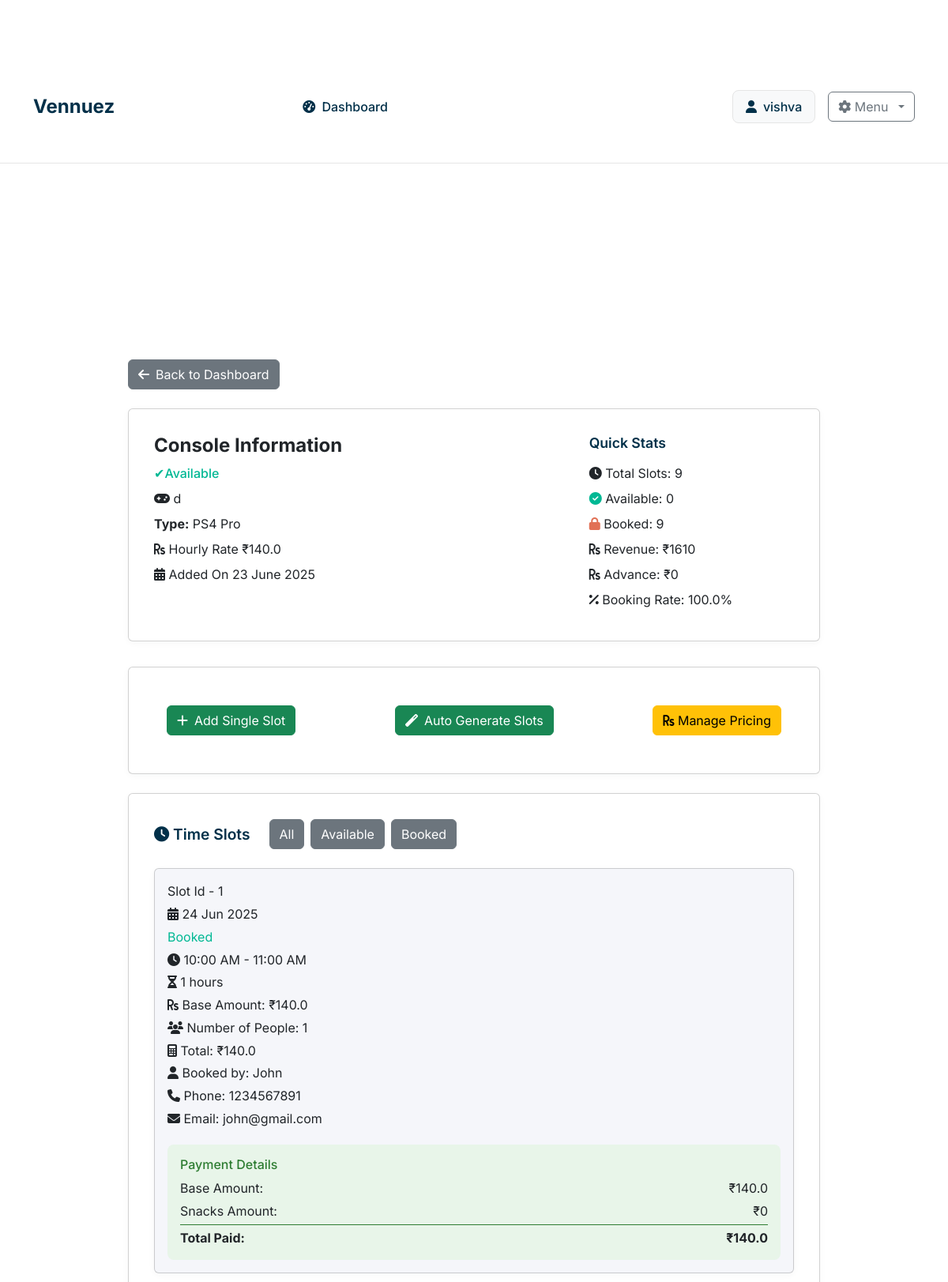
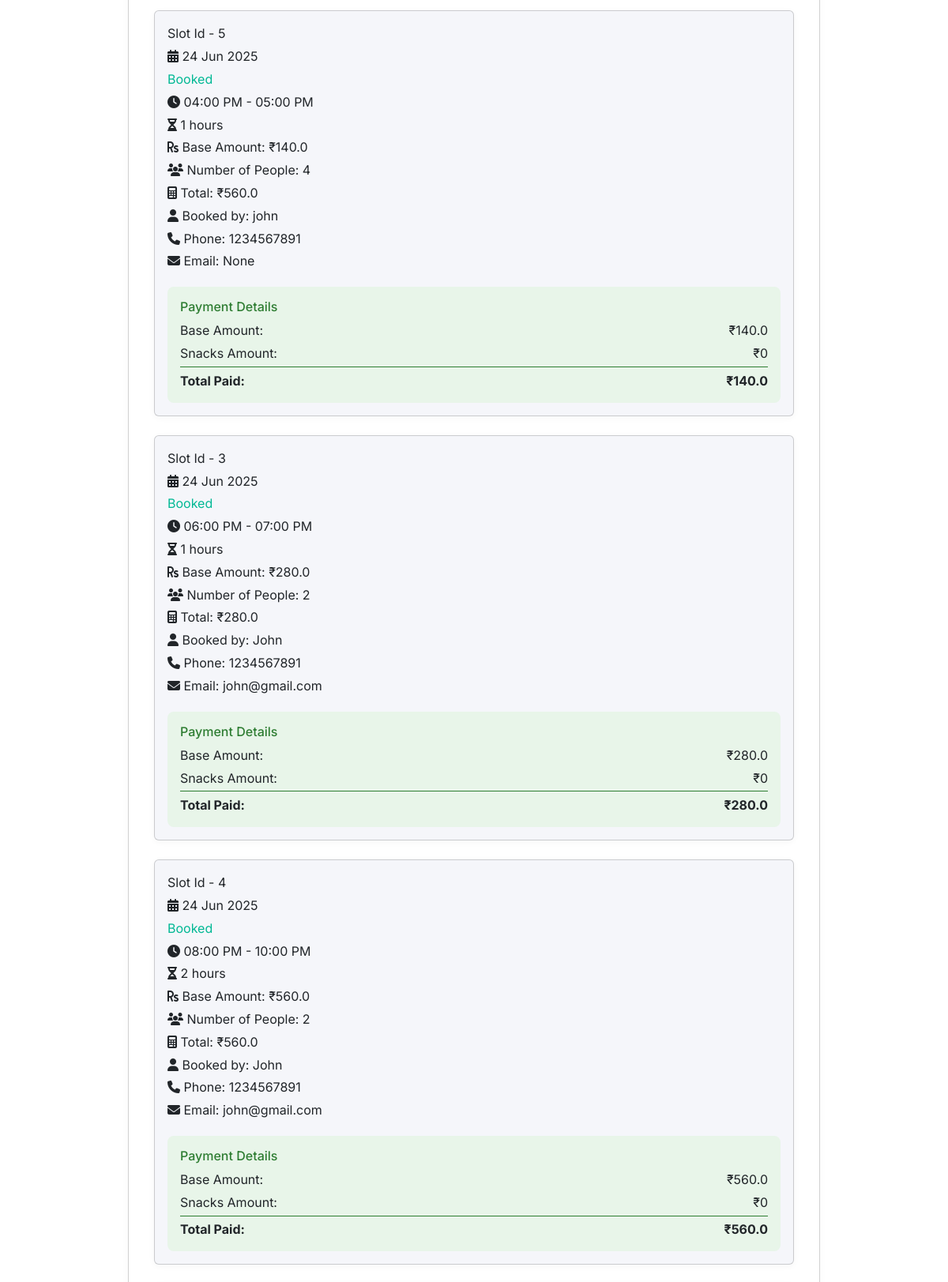
The app's page /console/1 (signed in, upper part) with its own data (2 pictures, top to bottom).
### models.py (models this page shows, shortened)
class Owner(UserMixin, db.Model):
    __tablename__ = 'owners'
    id = db.Column(db.Integer, primary_key=True)
    username = db.Column(db.String(80), unique=True, nullable=False)
    email = db.Column(db.String(120), unique=True, nullable=False)
    password_hash = db.Column(db.String(256), nullable=False)
    phone = db.Column(db.String(20), nullable=False)
    gaming_center_name = db.Column(db.String(200), nullable=False)
    address = db.Column(db.String(255), nullable=True)
    active = db.Column(db.Boolean, default=True)
    created_at = db.Column(db.DateTime, default=datetime.utcnow)
    latitude = db.Column(db.Float, nullable=True)
    longitude = db.Column(db.Float, nullable=True)
    google_maps_link = db.Column(db.String(500), nullable=True)
    amenities = db.Column(db.Text, nullable=True)  # Stored as JSON string
    venue_image1 = db.Column(db.String(500), nullable=True)
    venue_image2 = db.Column(db.String(500), nullable=True)
    venue_image3 = db.Column(db.String(500), nullable=True)
    venue_image4 = db.Column(db.String(500), nullable=True)
    images_uploaded = db.Column(db.Boolean, default=False)
    consoles = db.relationship('Console', backref='owner', lazy=True, cascade='all, delete-orphan')
    subscriptions = db.relationship("Subscription", back_populates="owner", cascade="all, delete")

class Console(db.Model):
    __tablename__ = 'consoles'
    id = db.Column(db.Integer, primary_key=True)
    name = db.Column(db.String(100), nullable=False)
    console_type = db.Column(db.String(50), nullable=False)
    hourly_rate = db.Column(db.Float, nullable=False)  # Rate per person per hour
    is_available = db.Column(db.Boolean, default=True)
    created_at = db.Column(db.DateTime, default=datetime.utcnow)
    owner_id = db.Column(db.Integer, db.ForeignKey('owners.id'), nullable=False)
    slots = db.relationship('TimeSlot', backref='console', lazy=True, cascade='all, delete-orphan')

class TimeSlot(db.Model):
    __tablename__ = 'time_slots'
    id = db.Column(db.Integer, primary_key=True)
    start_time = db.Column(db.DateTime, nullable=False)
    end_time = db.Column(db.DateTime, nullable=False)
    total_amount = db.Column(db.Float, nullable=False)
    advance_paid = db.Column(db.Float, default=0.0)  # Fixed advance amount
    is_booked = db.Column(db.Boolean, default=False)
    snacks_amount = db.Column(db.Float, default=0.0)
    final_amount = db.Column(db.Float, default=0.0)
    completed = db.Column(db.Boolean, default=False)
    number_of_people = db.Column(db.Integer, default=1)  # New field for number of people
    duration_hours = db.Column(db.Float, default=1.0)
    booking_id = db.Column(db.String(20), unique=True, nullable=True)
    customer_name = db.Column(db.String(100), nullable=True)
    customer_phone = db.Column(db.String(20), nullable=True)
    customer_email = db.Column(db.String(120), nullable=True)
    customer_age = db.Column(db.Integer, nullable=True)
    special_requests = db.Column(db.Text, nullable=True)
    contact_sms = db.Column(db.Boolean, default=True)
    contact_whatsapp = db.Column(db.Boolean, default=True)
    contact_email = db.Column(db.Boolean, default=False)
    payment_status = db.Column(db.String(20), default='pending')  # pending, paid, failed
    payment_id = db.Column(db.String(100), nullable=True)
    booking_time = db.Column(db.DateTime, nullable=True)
    created_at = db.Column(db.DateTime, default=datetime.utcnow)
    console_id = db.Column(db.Integer, db.ForeignKey('consoles.id'), nullable=False)
    user_id = db.Column(db.Integer, db.ForeignKey('users.id'), nullable=True)  # Optional for unregistered bookings

### routes.py (the view)
@app.route('/console/<int:console_id>')
@venue_details_required
def console_details(console_id):
    console = Console.query.get_or_404(console_id)
    if console.owner_id != current_user.id:
        flash('Access denied', 'error')
        return redirect(url_for('dashboard'))
    slots = TimeSlot.query.filter_by(console_id=console_id).order_by(TimeSlot.start_time).all()
    return render_template('console_details.html', console=console, slots=slots, now=datetime.now())

### templates/console_details.html (shortened to what this page needs)
{% extends "base.html" %}
{% block content %}
<section class="console-details" style="padding: 2rem 0;">
    <div class="container" style="max-width: 900px;">
        <a href="{{ url_for('dashboard') }}" class="btn btn-secondary mb-4"><i class="fas fa-arrow-left me-2"></i>Back to Dashboard</a>
        <div class="card" style="margin-bottom: 2rem;">
            <div style="display: flex; flex-wrap: wrap; justify-content: space-between; align-items: flex-start; gap: 2rem;">
                <div style="flex: 2; min-width: 260px;">
                    <h2 style="font-size: 1.5rem; font-weight: 700; margin-bottom: 0.5rem;">Console Information</h2>
                    <div style="margin-bottom: 0.5rem; color: var(--success); font-weight: 500;">
                        {% if console.is_available %}✔Available{% else %}Unavailable{% endif %}
                    </div>
                    <div style="margin-bottom: 0.5rem;"><i class="fas fa-gamepad"></i> {{ console.name }}</div>
                    <div style="margin-bottom: 0.5rem;"><strong>Type:</strong> {{ console.console_type }}</div>
                    <div style="margin-bottom: 0.5rem;"><i class="fas fa-rupee-sign"></i> Hourly Rate ₹{{ console.hourly_rate }}</div>
                    <div style="margin-bottom: 0.5rem;"><i class="fas fa-calendar-alt"></i> Added On {{ console.created_at.strftime('%d %B %Y') }}</div>
                </div>
                <div style="flex: 1; min-width: 220px;">
                    <h3 style="font-size: 1.1rem; font-weight: 600; margin-bottom: 1rem; color: var(--primary);">Quick Stats</h3>
                    <div style="margin-bottom: 0.5rem;"><i class="fas fa-clock"></i> Total Slots: {{ slots|length }}</div>
                    <div style="margin-bottom: 0.5rem;"><i class="fas fa-check-circle" style="color: var(--success);"></i> Available: {{ slots|rejectattr('is_booked')|list|length }}</div>
                    <div style="margin-bottom: 0.5rem;"><i class="fas fa-lock" style="color: var(--danger);"></i> Booked: {{ slots|selectattr('is_booked')|list|length }}</div>
                    <div style="margin-bottom: 0.5rem;"><i class="fas fa-rupee-sign"></i> Revenue: ₹{{ "%.0f"|format(slots|selectattr('is_booked')|sum(attribute='total_amount') or 0) }}</div>
                    <div style="margin-bottom: 0.5rem;"><i class="fas fa-rupee-sign"></i> Advance: ₹{{ "%.0f"|format(slots|selectattr('is_booked')|sum(attribute='advance_paid') or 0) }}</div>
                    <div style="margin-bottom: 0.5rem;"><i class="fas fa-percent"></i> Booking Rate: {{ "%.1f"|format((slots|selectattr('is_booked')|list|length / slots|length * 100) if slots else 0) }}%</div>
                </div>
            </div>
        </div>
        <div class="card mb-4">
            <div class="card-body d-flex justify-content-between align-items-center">
                <a href="{{ url_for('add_slot', console_id=console.id) }}" class="btn btn-success"  >
                    <i class="fas fa-plus me-2"></i>Add Single Slot
                </a>
                <a href="{{ url_for('auto_slots', console_id=console.id) }}" class="btn btn-success">
                    <i class="fas fa-magic me-2"></i>Auto Generate Slots
                </a>
                <a href="{{ url_for('manage_pricing', console_id=console.id) }}" class="btn btn-warning">
                    <i class="fas fa-rupee-sign"></i> Manage Pricing
                </a>
            </div>
        </div>
        <div class="card" style="margin-bottom: 2rem;">
            <div style="display: flex; align-items: center; gap: 1.5rem; margin-bottom: 1.5rem; flex-wrap: wrap;">
                <h3 style="font-size: 1.2rem; font-weight: 600; margin: 0; color: var(--primary);"><i class="fas fa-clock"></i> Time Slots</h3>
                <div style="display: flex; gap: 0.5rem;">
                    <form method="get" style="display: flex; gap: 0.5rem;">
                        <button type="submit" name="filter" value="all" class="btn btn-secondary" {% if filter == 'all' %}style="background: var(--accent); color: #fff;"{% endif %}>All</button>
                        <button type="submit" name="filter" value="available" class="btn btn-secondary" {% if filter == 'available' %}style="background: var(--accent); color: #fff;"{% endif %}>Available</button>
                        <button type="submit" name="filter" value="booked" class="btn btn-secondary" {% if filter == 'booked' %}style="background: var(--accent); color: #fff;"{% endif %}>Booked</button>
                    </form>
                </div>
            </div>
            <div style="display: flex; flex-direction: column; gap: 1.5rem;">
                {% for slot in slots %}
                <div class="card" style="background: var(--muted); padding: 1rem; margin: 0;" data-slot-id="{{ slot.id }}" data-end-time="{{ slot.end_time.isoformat() }}">
                    <div style="display: flex; flex-wrap: wrap; align-items: center; gap: 2rem; justify-content: space-between;">
                        <div style="flex: 2; min-width: 200px;">
                            <div style="margin-bottom: 0.3rem;">Slot Id - {{ slot.id }}</div>
                            <div style="margin-bottom: 0.3rem;"><i class="fas fa-calendar-alt"></i> {{ slot.start_time.strftime('%d %b %Y') }}</div>
                            <div style="margin-bottom: 0.3rem; color: var(--success);">{% if not slot.is_booked %}✔Available{% else %}Booked{% endif %}</div>
                            <div style="margin-bottom: 0.3rem;"><i class="fas fa-clock"></i> {{ slot.start_time.strftime('%I:%M %p') }} - {{ slot.end_time.strftime('%I:%M %p') }}</div>
                            <div style="margin-bottom: 0.3rem;"><i class="fas fa-hourglass-half"></i> {{ ((slot.end_time - slot.start_time).total_seconds() / 3600)|int }} hours</div>
                            <div style="margin-bottom: 0.3rem;"><i class="fas fa-rupee-sign"></i> Base Amount: ₹{{ slot.total_amount }}</div>
                            {% if slot.is_booked %}
                                <div style="margin-bottom: 0.3rem;"><i class="fas fa-users"></i> Number of People: {{ slot.number_of_people }}</div>
                                <div style="margin-bottom: 0.3rem;"><i class="fas fa-calculator"></i> Total: ₹{{ (console.hourly_rate * ((slot.end_time - slot.start_time).total_seconds() / 3600) * slot.number_of_people)|round(2) }}</div>
                                <div style="margin-bottom: 0.3rem;"><i class="fas fa-user"></i> Booked by: {{ slot.customer_name }}</div>
                                <div style="margin-bottom: 0.3rem;"><i class="fas fa-phone"></i> Phone: {{ slot.customer_phone }}</div>
                                <div style="margin-bottom: 0.3rem;"><i class="fas fa-envelope"></i> Email: {{ slot.customer_email }}</div>
                            {% endif %}
                        </div>
                    </div>
                    {% if slot.completed %}
                    <div style="margin-top: 1rem; padding: 1rem; background: #e8f5e9; border-radius: 8px;">
                        <h4 style="margin-bottom: 0.5rem; font-size: 1rem; color: #2e7d32;">Payment Details</h4>
                        <div style="display: flex; justify-content: space-between; margin-bottom: 0.3rem;">
                            <span>Base Amount:</span>
                            <span>₹{{ slot.total_amount or 0 }}</span>
                        </div>
                        <div style="display: flex; justify-content: space-between; margin-bottom: 0.3rem;">
                            <span>Snacks Amount:</span>
                            <span>₹{{ slot.snacks_amount or 0 }}</span>
                            </div>
                        <div style="display: flex; justify-content: space-between; font-weight: bold; border-top: 1px solid #2e7d32; padding-top: 0.3rem;">
                            <span>Total Paid:</span>
                            <span>₹{{ slot.final_amount or 0 }}</span>
                            </div>
                    </div>
                    {% endif %}
                </div>
                {% else %}
                <div style="color: var(--secondary); font-size: 1.1rem;">No slots found.</div>
                {% endfor %}
            </div>
        </div>
    </div>
</section>
{% endblock %}

### templates/base.html (shortened to what this page needs)
<!DOCTYPE html>
<html lang="en">
<head>
  <link rel="stylesheet" href="{{ url_for('static', filename='css/main.css') }}">
  <link rel="stylesheet" href="https://cdnjs.cloudflare.com/ajax/libs/font-awesome/6.4.0/css/all.min.css" />
  <link href="https://cdn.jsdelivr.net/npm/bootstrap@5.3.0/dist/css/bootstrap.min.css" rel="stylesheet" />
</head>
<body>
  <nav class="navbar navbar-expand-lg">
    <div class="container">
      <a class="navbar-brand" href="{{ url_for('index') }}">Vennuez</a>
      <div class="collapse navbar-collapse" id="navbarNav">
        <ul class="navbar-nav">
          {% if current_user.is_authenticated %}
            {% if session.user_type != 'owner' %}
              <li class="nav-item">
              </li>
            {% elif session.user_type == 'owner' %}
              <li class="nav-item">
                <a href="{{ url_for('dashboard') }}" class="nav-link {% if request.endpoint == 'dashboard' %}active{% endif %}">
                  <i class="fas fa-tachometer-alt me-1"></i> Dashboard
                </a>
              </li>
            {% endif %}
          {% endif %}
        </ul>
        <div class="auth-section ms-auto">
          {% if current_user.is_authenticated %}
            <div class="user-info">
              <i class="fas fa-user"></i>
              <span>{{ current_user.username }}</span>
            </div>
            <div class="dropdown">
              <button class="btn btn-outline-secondary dropdown-toggle" type="button" data-bs-toggle="dropdown" aria-expanded="false">
                <i class="fas fa-cog"></i> Menu
              </button>
            </div>
          {% endif %}
        </div>
      </div>
    </div>
  </nav>
  <main class="container my-4">
    {% block content %}{% endblock %}
  </main>
</body>
</html>

### records on screen
Owner: username "vishva"
Console: name "d", console_type "PS4 Pro", hourly_rate "140.0", created_at "23 June 2025", hourly_rate.number_of_people "140.0", hourly_rate.number_of_people "560.0", hourly_rate.number_of_people "280.0"
TimeSlot: id "1", start_time "24 Jun 2025", is_booked "Booked", start_time "10:00 AM", end_time "11:00 AM", end_time+start_time "1", total_amount "140.0", number_of_people "1", customer_name "John", customer_phone "1234567891", customer_email "john@gmail.com", snacks_amount "0", final_amount "140.0"
TimeSlot: id "5", start_time "24 Jun 2025", is_booked "Booked", start_time "04:00 PM", end_time "05:00 PM", end_time+start_time "1", total_amount "140.0", number_of_people "4", customer_name "john", customer_phone "1234567891", customer_email "None", snacks_amount "0", final_amount "140.0"
TimeSlot: id "3", start_time "24 Jun 2025", is_booked "Booked", start_time "06:00 PM", end_time "07:00 PM", end_time+start_time "1", total_amount "280.0", number_of_people "2", customer_name "John", customer_phone "1234567891", customer_email "john@gmail.com", snacks_amount "0", final_amount "280.0"
TimeSlot: id "4", start_time "24 Jun 2025", is_booked "Booked", start_time "08:00 PM", end_time "10:00 PM", end_time+start_time "2", total_amount "560.0", number_of_people "2", customer_name "John", customer_phone "1234567891", customer_email "john@gmail.com", snacks_amount "0", final_amount "560.0"

### other values on screen
{{ slots|length }} "9"
{{ slots|rejectattr('is_booked')|list|length }} "0"
{{ slots|selectattr('is_booked')|list|length }} "9"
